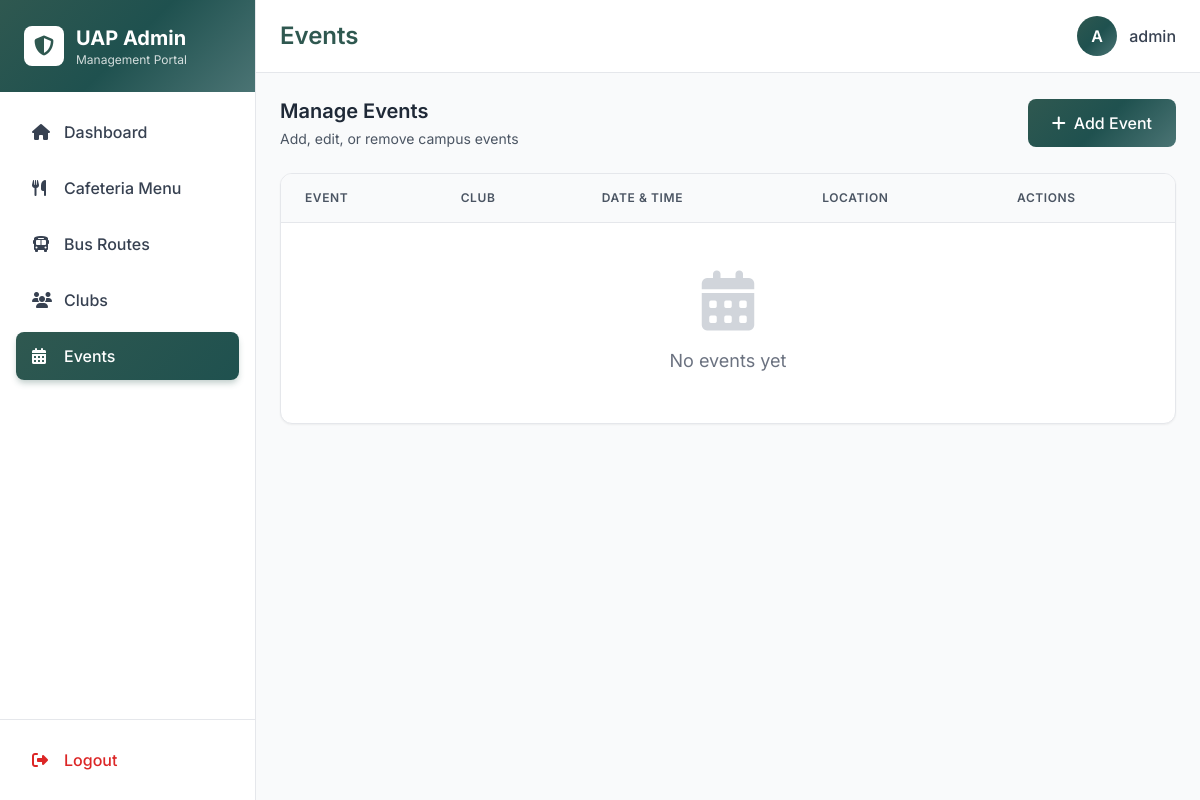
The app's page /uapadmin/events/ (signed in), older data.
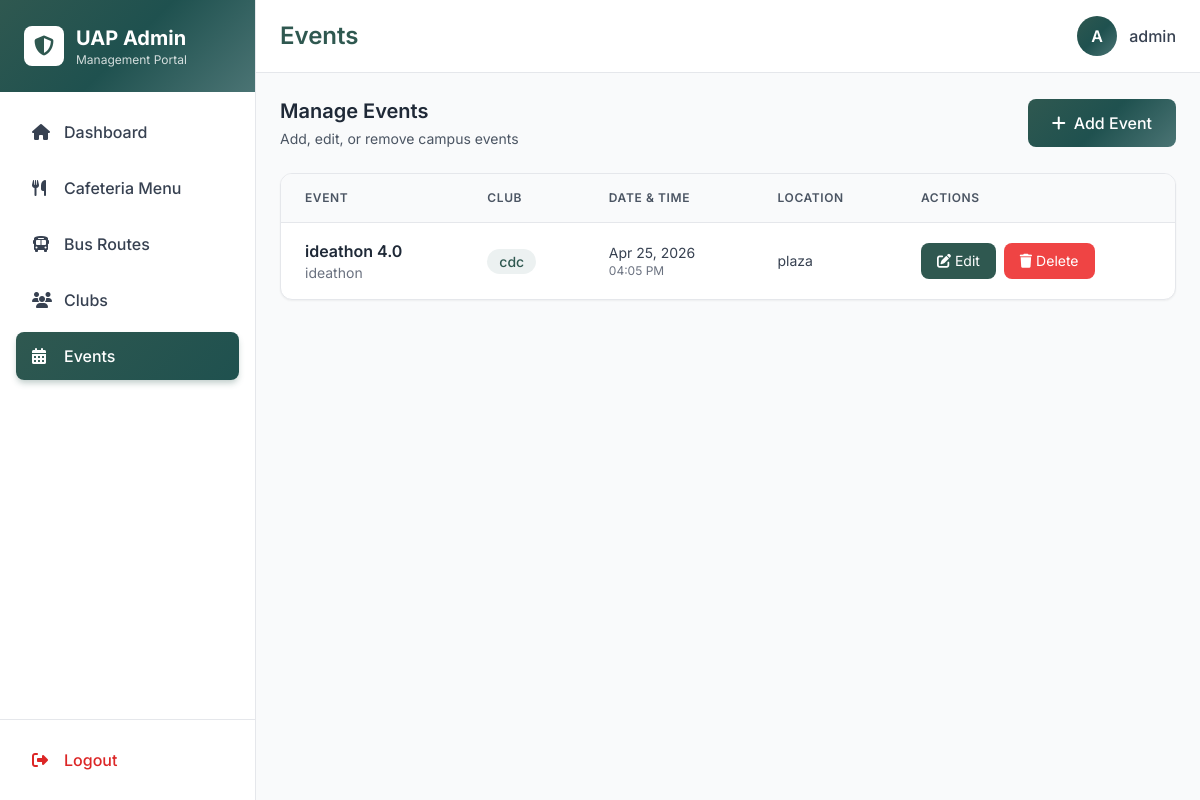
The same page, newer data.
### main/models.py (models this page shows, shortened)
class Event(models.Model):
    title = models.CharField(max_length=300)
    description = models.TextField()
    club = models.ForeignKey(Club, on_delete=models.CASCADE, related_name='events')
    event_date = models.DateField()
    event_time = models.TimeField()
    location = models.CharField(max_length=300)
    image = models.ImageField(upload_to='events/', blank=True, null=True)
    is_active = models.BooleanField(default=True)
    created_at = models.DateTimeField(auto_now_add=True)
    updated_at = models.DateTimeField(auto_now=True)
    class Meta:
        ordering = ['event_date', 'event_time']

class Club(models.Model):
    name = models.CharField(max_length=200)
    description = models.TextField()
    category = models.CharField(max_length=100, choices=[
        ('cultural', 'Cultural'),
        ('sports', 'Sports'),
        ('academic', 'Academic'),
        ('technology', 'Technology'),
        ('arts', 'Arts'),
        ('social', 'Social'),
    ])
    president = models.CharField(max_length=200, blank=True)
    contact_email = models.EmailField(blank=True)
    logo = models.ImageField(upload_to='clubs/', blank=True, null=True)
    is_active = models.BooleanField(default=True)
    created_at = models.DateTimeField(auto_now_add=True)
    updated_at = models.DateTimeField(auto_now=True)
    class Meta:
        ordering = ['name']

### main/views.py (the view)
# urls.py: path('uapadmin/events/', admin_events, name='admin_events'),
@login_required
@user_passes_test(lambda u: u.is_superuser, login_url='/uapadmin/login/')
def admin_events(request):
    events = Event.objects.select_related('club').all().order_by('event_date', 'event_time')
    return render(request, 'admin_portal/event_list.html', {
        'active_page': 'events',
        'page_title': 'Events',
        'events': events
    })

### templates/admin_portal/event_list.html (shortened to what this page needs)
{% extends 'admin_portal/layout.html' %}
{% block content %}
<div class="space-y-6">
    <div class="flex justify-between items-center">
        <div>
            <h3 class="text-xl font-semibold text-gray-800">Manage Events</h3>
            <p class="text-sm text-gray-600 mt-1">Add, edit, or remove campus events</p>
        </div>
        <a href="{% url 'admin_event_add' %}" class="px-6 py-3 gradient-bg text-white rounded-lg font-medium hover:shadow-lg smooth-transition">
            <i class="fas fa-plus mr-2"></i>Add Event
        </a>
    </div>
    <div class="bg-white rounded-xl shadow-sm border border-gray-200 overflow-hidden">
        <div class="overflow-x-auto">
            <table class="w-full">
                <thead class="bg-gray-50 border-b border-gray-200">
                    <tr>
                        <th class="px-6 py-4 text-left text-xs font-semibold text-gray-600 uppercase tracking-wider">Event</th>
                        <th class="px-6 py-4 text-left text-xs font-semibold text-gray-600 uppercase tracking-wider">Club</th>
                        <th class="px-6 py-4 text-left text-xs font-semibold text-gray-600 uppercase tracking-wider">Date & Time</th>
                        <th class="px-6 py-4 text-left text-xs font-semibold text-gray-600 uppercase tracking-wider">Location</th>
                        <th class="px-6 py-4 text-left text-xs font-semibold text-gray-600 uppercase tracking-wider">Actions</th>
                    </tr>
                </thead>
                <tbody class="divide-y divide-gray-200">
                    {% for event in events %}
                    <tr class="hover:bg-gray-50 smooth-transition">
                        <td class="px-6 py-4">
                            <p class="font-semibold text-gray-800">{{ event.title }}</p>
                            <p class="text-sm text-gray-500 truncate max-w-xs">{{ event.description|truncatechars:50 }}</p>
                        </td>
                        <td class="px-6 py-4">
                            <span class="px-3 py-1 bg-accent/10 text-primary rounded-full text-sm font-medium">
                                {{ event.club.name }}
                            </span>
                        </td>
                        <td class="px-6 py-4">
                            <p class="text-sm text-gray-700">{{ event.event_date|date:"M d, Y" }}</p>
                            <p class="text-xs text-gray-500">{{ event.event_time|time:"h:i A" }}</p>
                        </td>
                        <td class="px-6 py-4 text-sm text-gray-700">{{ event.location }}</td>
                        <td class="px-6 py-4">
                            <div class="flex space-x-2">
                                <button data-edit-url="{% url 'admin_event_edit' event.id %}" class="edit-btn px-4 py-2 bg-primary text-white rounded-lg hover:bg-secondary smooth-transition text-sm cursor-pointer">
                                    <i class="fas fa-edit mr-1"></i>Edit
                                </button>
                                <button data-delete-url="{% url 'admin_event_delete' event.id %}" data-delete-msg="Delete this event?" class="delete-btn px-4 py-2 bg-red-500 text-white rounded-lg hover:bg-red-600 smooth-transition text-sm cursor-pointer">
                                    <i class="fas fa-trash mr-1"></i>Delete
                                </button>
                            </div>
                        </td>
                    </tr>
                    {% empty %}
                    <tr>
                        <td colspan="5" class="px-6 py-12 text-center text-gray-500">
                            <i class="fas fa-calendar-alt text-6xl text-gray-300 mb-4"></i>
                            <p class="text-lg">No events yet</p>
                        </td>
                    </tr>
                    {% endfor %}
                </tbody>
            </table>
        </div>
    </div>
</div>
{% endblock %}

Row changes from the older to the newer data that the page shows:
added Event: title "ideathon 4.0", description "ideathon", club.name "cdc", event_date "Apr 25, 2026", event_time "04:05 PM", location "plaza"
Text that changed along with them:
text no longer shown: "No events yet"
